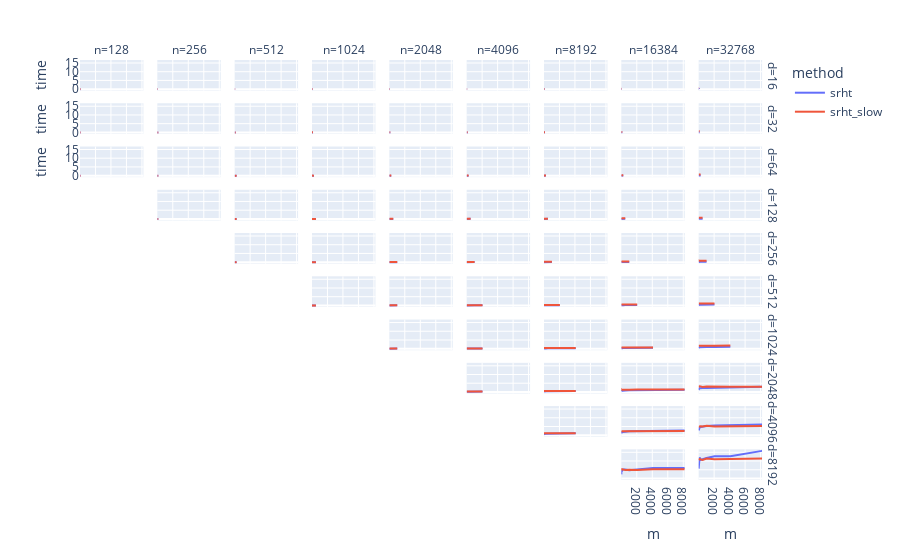

Here is the notebook cell this chart was saved with:
### Code cell
fig = px.line(df, x='m', y='time', facet_col='n', facet_row='d', color='method')
fig.show()
